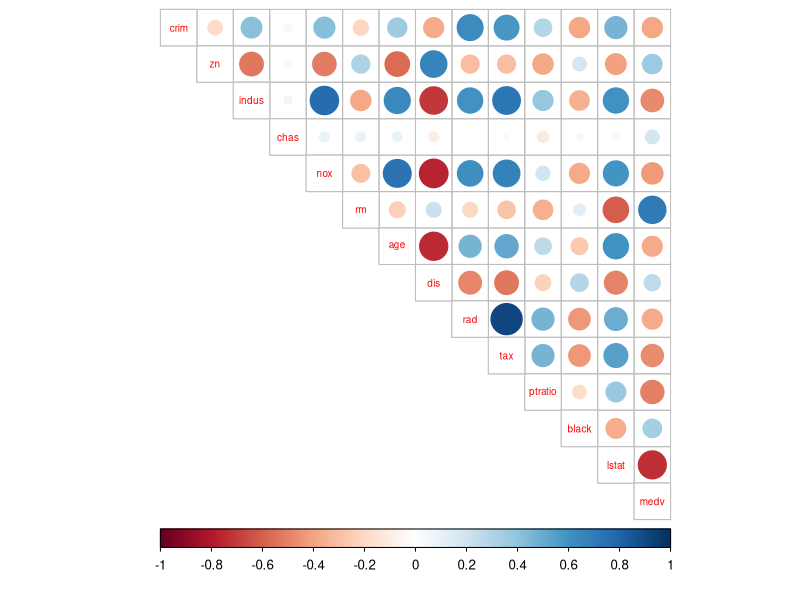
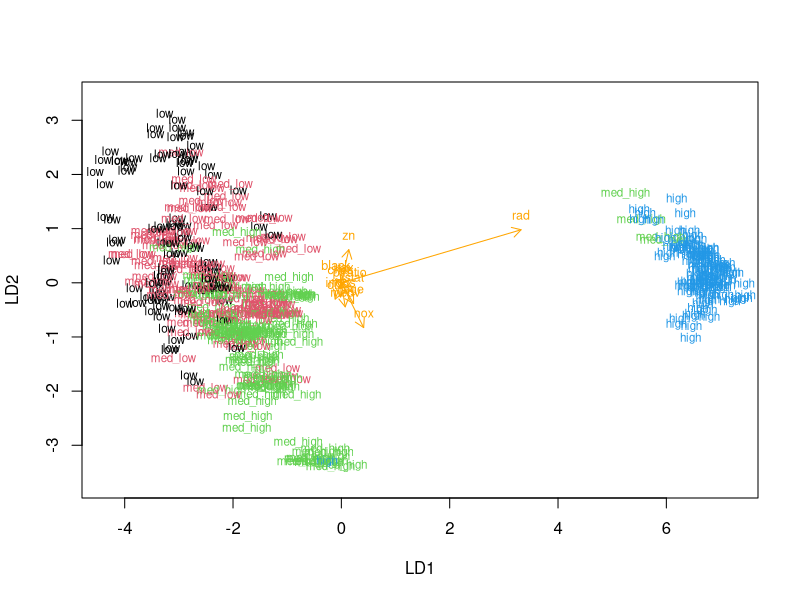
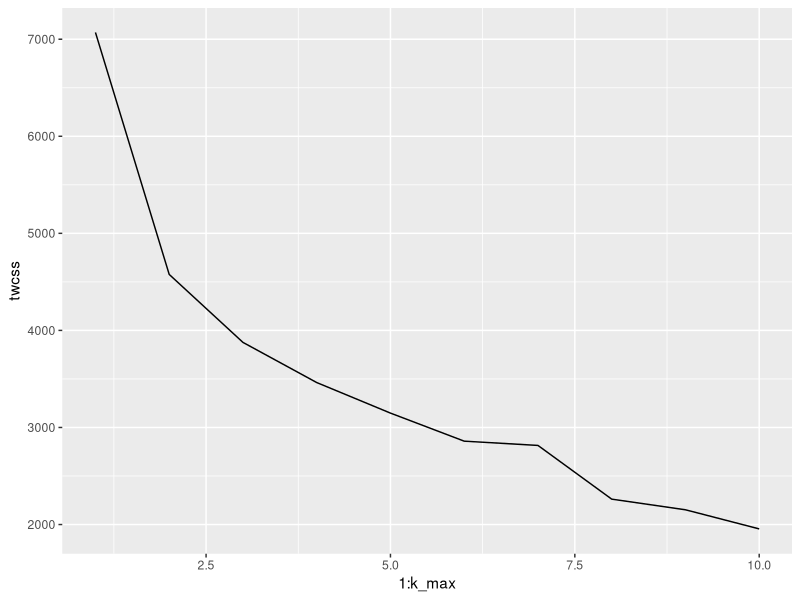
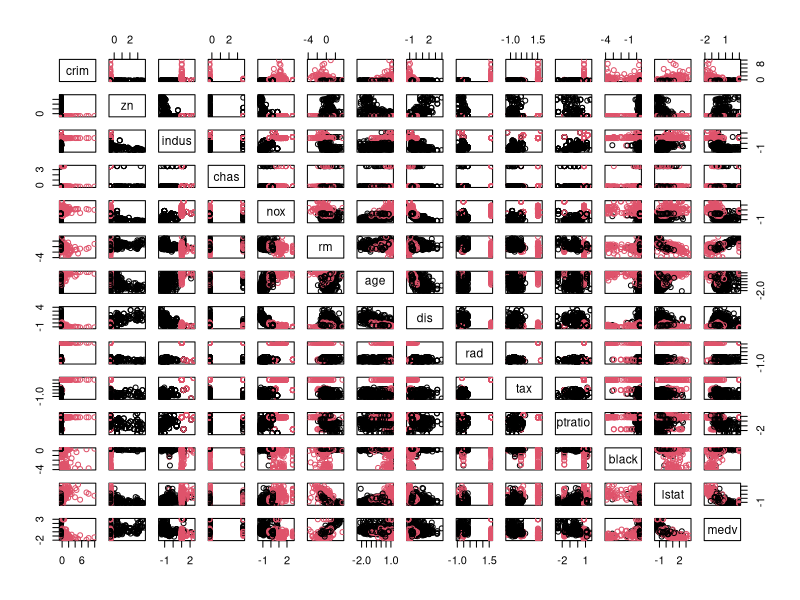

Here is the R script that generated these plots, in order:
## ---- chunk 1
knitr::opts_chunk$set(echo = TRUE)
## ---- chunk 2
# access the MASS package
library(MASS)

# load the data
data("Boston")

# explore the dataset
str(Boston)



## ---- chunk 3
sapply(Boston, class)
## ---- chunk 4

summary(Boston)

## ---- chunk 5
library(MASS)
library(corrplot)
library(tidyverse)

cor_matrix<-cor(Boston) %>% round(digits = 2)

cor_matrix

corrplot(cor_matrix, method="circle", type="upper", cl.pos="b", tl.pos="d", tl.cex = 0.6)
## ---- chunk 6
#Standardizing  the dataset and printing out summaries of the scaled data. 
library(MASS)
boston_scaled <- scale(Boston)
summary(boston_scaled)
class(boston_scaled)
boston_scaled <- as.data.frame(boston_scaled)




## ---- chunk 7

# Create a categorical variable of the crime rate in the Boston dataset (from the scaled crime rate).


# create a quantile vector of crim and print it
bins <- quantile(boston_scaled$crim)


# create a categorical variable 'crime'
crime <- cut(boston_scaled$crim, breaks = bins, include.lowest = TRUE, labels = c("low", "med_low", "med_high", "high"))

# look at the table of the new factor crime
table(crime)

# remove original crim from the dataset
boston_scaled <- dplyr::select(boston_scaled, -crim)

# add the new categorical value to scaled data
boston_scaled <- data.frame(boston_scaled, crime)

# number of rows in the Boston dataset 
n <- nrow(boston_scaled)

# choose randomly 80% of the rows
ind <- sample(n,  size = n * 0.8)

# create train set
train <- boston_scaled[ind,]

# create test set 
test <- boston_scaled[-ind,]

# save the correct classes from test data
correct_classes <- test$crime

# remove the crime variable from test data
test <- dplyr::select(test, -crime)


## ---- chunk 8


# linear discriminant analysis
lda.fit <- lda(crime ~ ., data = train)

# print the lda.fit object
lda.fit

# the function for lda biplot arrows
lda.arrows <- function(x, myscale = 1, arrow_heads = 0.1, color = "orange", tex = 0.75, choices = c(1,2)){
  heads <- coef(x)
  arrows(x0 = 0, y0 = 0, 
         x1 = myscale * heads[,choices[1]], 
         y1 = myscale * heads[,choices[2]], col=color, length = arrow_heads)
  text(myscale * heads[,choices], labels = row.names(heads), 
       cex = tex, col=color, pos=3)
}

# target classes as numeric
classes <- as.numeric(train$crime)

# plot the lda results
plot(lda.fit, dimen = 2, col = classes, pch = classes)
lda.arrows(lda.fit, myscale = 1)



## ---- chunk 9
# predict classes with test data
lda.pred <- predict(lda.fit, newdata = test)

# cross tabulate the results
table(correct = correct_classes, predicted = lda.pred$class)

## ---- chunk 10
# access the MASS package
library(MASS)

# load the data
data("Boston")

boston_scaled <- scale(Boston)
boston_scaled <- as.data.frame(boston_scaled)

# euclidean distance matrix
dist_eu <- dist(boston_scaled)

# look at the summary of the distances
summary(dist_eu)

# manhattan distance matrix
dist_man <- dist(boston_scaled, method = 'manhattan')

# look at the summary of the distances
summary(dist_man)






## ---- chunk 11

set.seed(123)

# determine the number of clusters
k_max <- 10

# calculate the total within sum of squares
twcss <- sapply(1:k_max, function(k){kmeans(boston_scaled, k)$tot.withinss})

# visualize the results
library(ggplot2)
qplot(x = 1:k_max, y = twcss, geom = 'line')


## ---- chunk 12
# k-means clustering
km <-kmeans(boston_scaled, centers = 2)

# plot the Boston dataset with clusters
pairs(boston_scaled, col = km$cluster)


